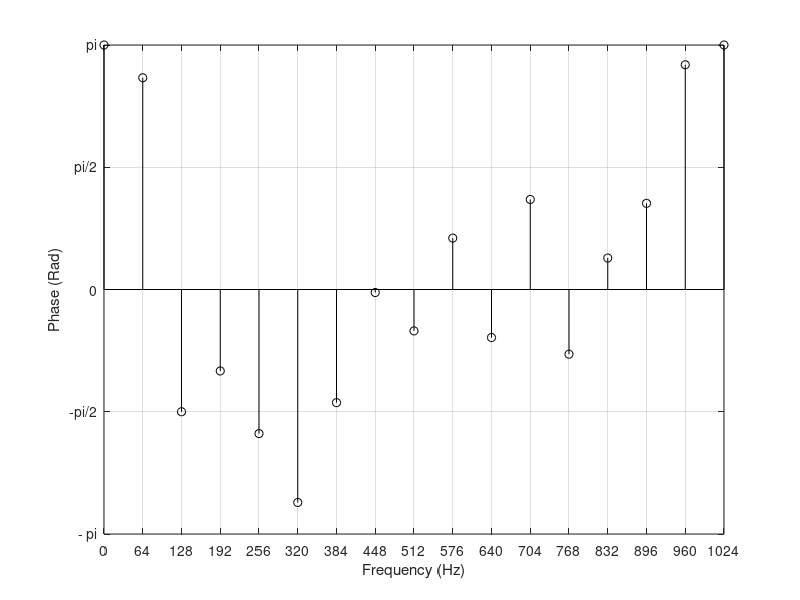

Reproduce this figure in MATLAB.
a = 1;
f = 128;
Fs = 2048;
w = 2*pi*f;

N = 32;
n = [0:N-1];

x = a*sin(w*n/Fs);
mfft = fft(x);
k = Fs/N*n;
ang = angle(mfft);

figure;
stem(k,ang,'k');
grid on;
axis([0 Fs/2 -pi pi]);
set(gca, 'Xtick', [0:Fs/N:Fs/2], 'Ytick',[-pi:pi/2:pi],'Yticklabel',{'- pi','-pi/2', '0', 'pi/2', 'pi'});
ylabel('Phase (Rad)');
xlabel('Frequency (Hz)');
print(gcf,'-depsc2','ex13.eps');

